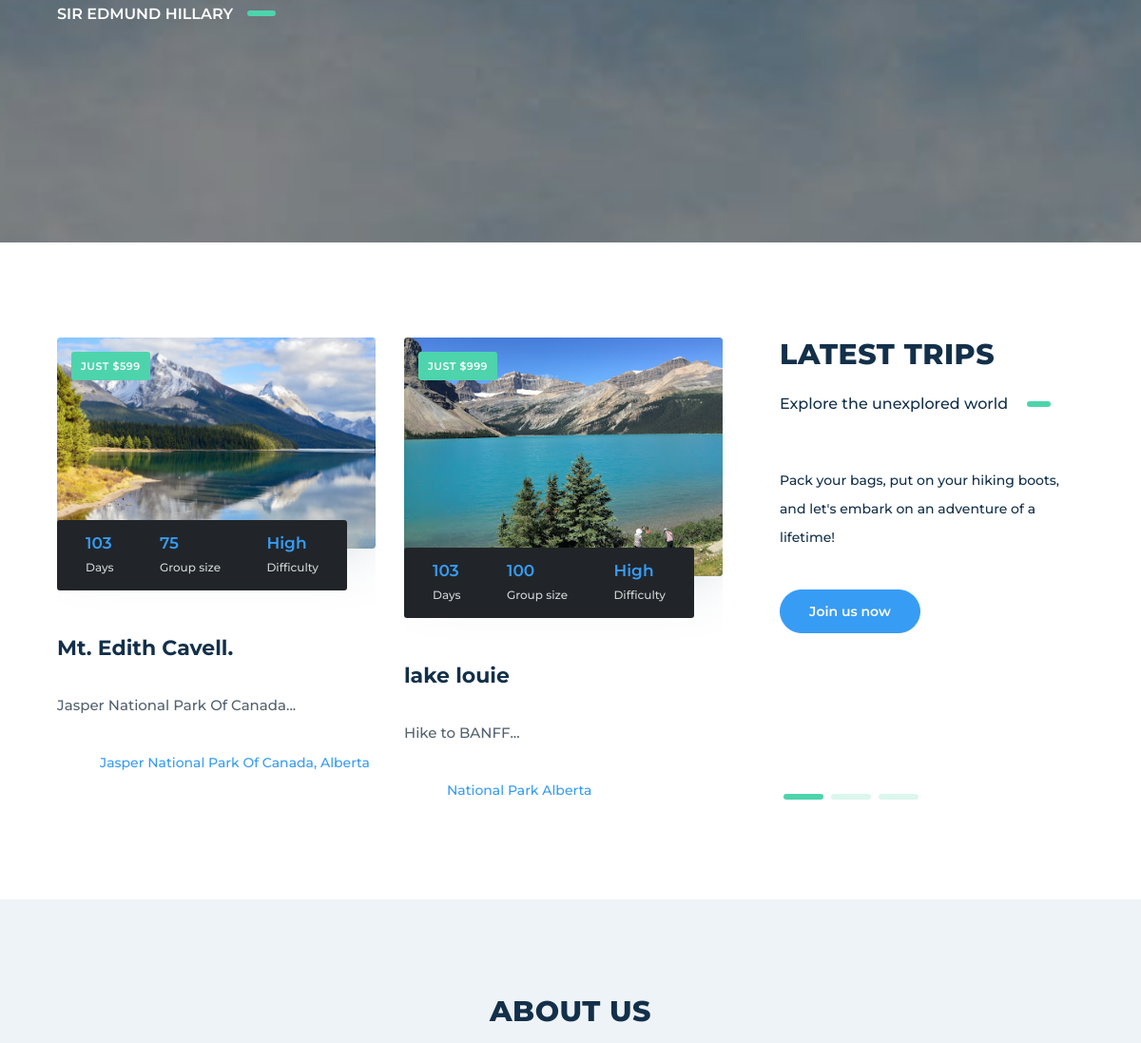
The app's page / (middle part), older data.
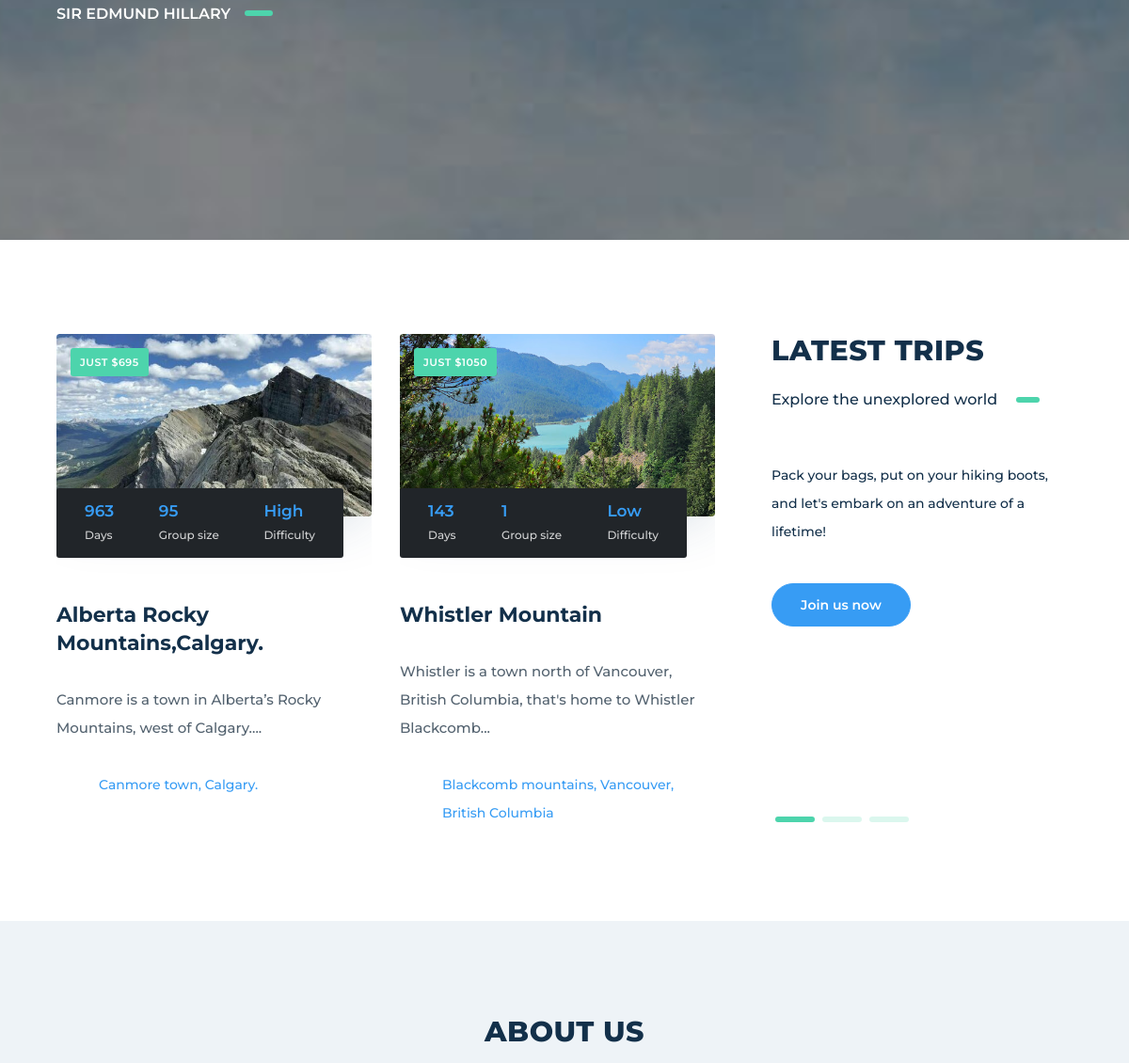
The same page, newer data.
### main/models.py (models this page shows)
class Hike(models.Model):
    LEVEL = [
        ("High", "High"),
        ("Low", "Low"),
        ("Medium", "Medium"),
    ]
    description = models.CharField(max_length=1000)
    duration = models.IntegerField(default=1)
    distance = models.IntegerField(default=1)
    group_size = models.IntegerField(default=1)
    trail = models.CharField(max_length=1000)
    address = models.CharField(max_length=100)
    mountain = models.CharField(max_length=100)
    altitude = models.IntegerField(default=1)
    area = models.IntegerField(default=1)
    cost = models.IntegerField(default=1)
    level = models.CharField(max_length=100, choices=LEVEL, default='High')
    hike_date = models.DateField()
    available_capcity = models.IntegerField(default=0)
    gmap_url = models.CharField(max_length=10000)
    user_id = models.ForeignKey(Guide, on_delete=models.CASCADE, null=False)
    image = models.ImageField(upload_to='images/Hikes/', null=True, blank=True)
    image_name = models.CharField(max_length=500, null=True, blank=True)
    created_at = models.DateTimeField(auto_now_add=True)
    updated_at = models.DateTimeField(auto_now=True)
    def __str__(self):
        return "Hike ID: " + str(self.pk) + " | Mountain: " + self.mountain

### main/views.py (the view, shortened to what this page needs)
# urls.py: path('', views.index, name='index'),
def index(request):
    list(messages.get_messages(request))
    print(f"Hi,{request.method}\n", Hike.objects.all().order_by('-id')[:5])
    return render(request, 'index.html', {"treks": Hike.objects.all().order_by('-id')[:5]})

### main/templates/index.html (shortened to what this page needs)
{% extends 'base.html' %}
{% load static %}
{% block main_content %}
<main>
    <section class="section-image section-full-width-right light ken-burn-center" data-parallax="scroll" data-image-src="{% static 'media/hd-1.jpg' %}">
        <div class="container">
            <div class="row">
                <div class="col-lg-6">
                    <ul class="slider width-50" data-options="type:slider,perView:1">
                        <li>
                            <p class="quote">
                                <span class="quote-author">Sir Edmund Hillary</span>
                            </p>
                        </li>
                    </ul>
                </div>
            </div>
            <hr class="space-lg" />
        </div>
    </section>
    <section class="section-base">
        <div class="container">
            <div class="row">
                <div class="col-lg-8">
                    <ul class="slider controls-right" data-options="type:carousel,nav:true,perView:2,perViewSm:1,gap:30,controls:out">
                    {% for i in treks %}
                        <li>
                            <div class="cnt-box cnt-box-info" data-href="treks-single.html">
                                <div class="extra-field">Just ${{ i.cost }}</div>
                                <a href="singleTrek/{{i.pk}}" class="img-box"><img src="{{ i.image.url }}" alt="" /></a>
                                <div class="caption">
                                    <h2>{{ i.mountain }}</h2>
                                    <div class="cnt-info">
                                        <div><span>Days</span><span>{{ i.duration }}3</span></div>
                                        <div><span>Group size</span><span>{{ i.group_size }}</span></div>
                                        <div><span>Difficulty</span><span>{{ i.level }}</span></div>
                                    </div>
                                    <p>
                                        {{ i.description|slice:":100" }}...
                                    </p>
                                    <div class="bottom-info">
                                        {{ i.address }}
                                    </div>
                                </div>
                            </div>
                        </li>
                    {% endfor %}
                    </ul>
                </div>
                <div class="col-lg-4">
                    <div class="title">
                        <h2>Latest trips</h2>
                        <p>Explore the unexplored world</p>
                    </div>
                    <p>
                        Pack your bags, put on your hiking boots, and let's embark on an adventure of a lifetime!
                    </p>
                    <a href="treks" class="btn btn-circle btn-xs">Join us now</a>
                </div>
            </div>
        </div>
    </section>
    <section class="section-base section-color">
        <div class="container">
            <div class="title align-center align-left-md">
                <h2>About us</h2>
            </div>
        </div>
    </section>
</main>
{% endblock %}

Row changes from the older to the newer data that the page shows:
no longer on this page (row unchanged): Hike: cost "599", image (picture), mountain "Mt. Edith Cavell.", duration "10", group_size "75", level "High", description "Jasper National Park Of Canada", address "Jasper National Park Of Canada, Alberta"
removed Hike: cost "999", image (picture), mountain "lake louie", duration "10", group_size "100", level "High", description "Hike to BANFF", address "National Park Alberta"
added Hike: cost "695", image (picture), mountain "Alberta Rocky Mountains,Calgary.", duration "96", group_size "95", level "High", description "Canmore is a town in Alberta’s Rocky Mountains, west of Calgary.", address "Canmore town, Calgary."
added Hike: cost "1050", image (picture), mountain "Whistler Mountain", duration "14", group_size "1", level "Low", description "Whistler is a town north of Vancouver, British Columbia, that's home to Whistler Blackcomb", address "Blackcomb mountains, Vancouver, British Columbia"
